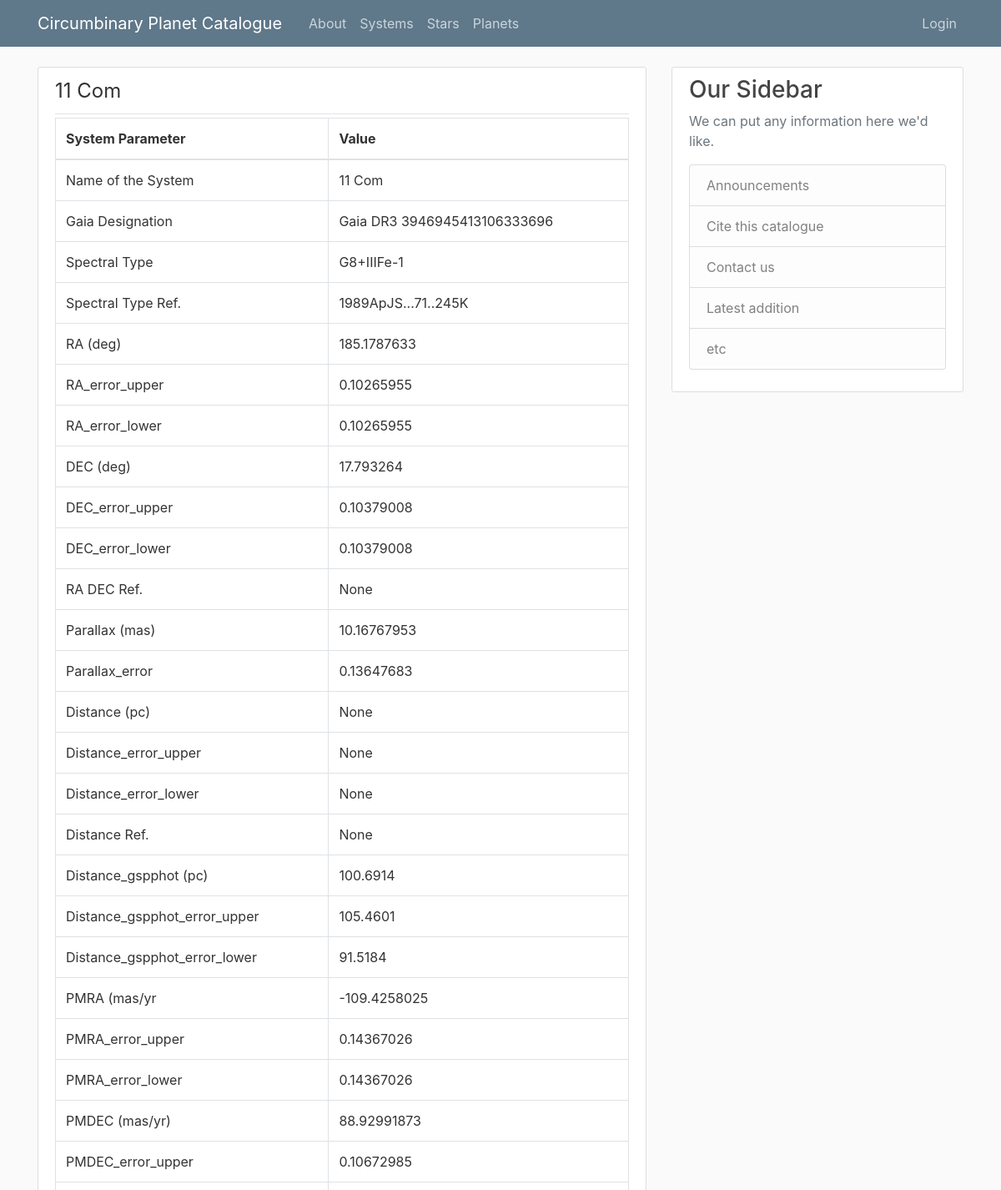
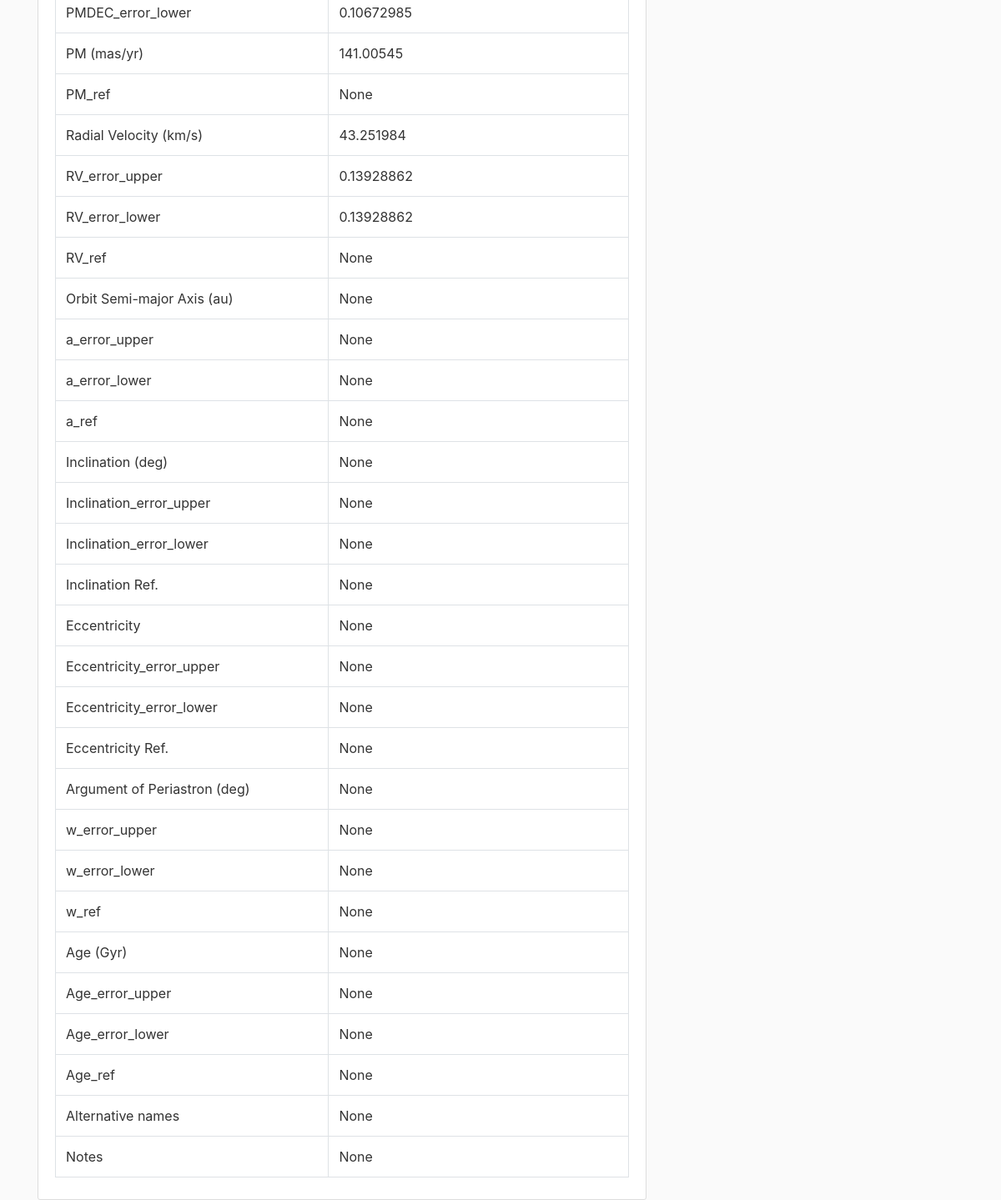
Screenshot of /system/1 with the database file from the repository (2 pictures, top to bottom).
### cpc/models.py (models this page shows, shortened)
class System(db.Model):
    id = db.Column(db.Integer, primary_key=True)
    system_name = db.Column(db.String, nullable=False)
    gaia_id = db.Column(db.String)
    sp_type = db.Column(db.String)
    sp_type_ref = db.Column(db.String)
    ra = db.Column(db.Float)
    ra_error_upper = db.Column(db.Float)
    ra_error_lower = db.Column(db.Float)
    dec = db.Column(db.Float)
    dec_error_upper = db.Column(db.Float)
    dec_error_lower = db.Column(db.Float)
    ra_dec_ref = db.Column(db.Text)
    parallax = db.Column(db.Float)
    parallax_error = db.Column(db.Float)
    distance = db.Column(db.Float)
    distance_error_upper = db.Column(db.Float)
    distance_error_lower = db.Column(db.Float)
    distance_ref = db.Column(db.Text)
    distance_gspphot = db.Column(db.Float)
    distance_gspphot_upper = db.Column(db.Float)
    distance_gspphot_lower = db.Column(db.Float)
    pmra = db.Column(db.Float)
    pmra_error_upper = db.Column(db.Float)
    pmra_error_lower = db.Column(db.Float)
    pmdec = db.Column(db.Float)
    pmdec_error_upper = db.Column(db.Float)
    pmdec_error_lower = db.Column(db.Float)
    pm = db.Column(db.Float)
    pm_ref = db.Column(db.Text)
    radial_velocity = db.Column(db.Float)
    radial_velocity_error_upper = db.Column(db.Float)
    radial_velocity_error_lower = db.Column(db.Float)
    radial_velocity_ref = db.Column(db.Text)
    a = db.Column(db.Float)
    a_error_upper = db.Column(db.Float)
    a_error_lower = db.Column(db.Float)
    a_ref = db.Column(db.Text)
    incl = db.Column(db.Float)
    incl_error_upper = db.Column(db.Float)
    incl_error_lower = db.Column(db.Float)
    incl_ref = db.Column(db.Text)
    e = db.Column(db.Float)
    e_error_upper = db.Column(db.Float)
    e_error_lower = db.Column(db.Float)
    e_ref = db.Column(db.Text)
    w = db.Column(db.Float)
    w_error_upper = db.Column(db.Float)
    w_error_lower = db.Column(db.Float)
    w_ref = db.Column(db.Text)
    age = db.Column(db.Float)
    age_error_upper = db.Column(db.Float)
    age_error_lower = db.Column(db.Float)
    age_ref = db.Column(db.Text)
    alt_names = db.Column(db.String)
    notes = db.Column(db.Text)

### cpc/routes.py (the view)
@app.route("/system/<int:system_id>", methods=['GET', 'POST'])
def system(system_id):
    system = System.query.get_or_404(system_id)
    form = SystemForm(obj=system)
    return render_template('system.html', title=system.system_name, system=system, form=form)

### cpc/templates/system.html (shortened to what this page needs)
{% extends "layout.html" %}
{% block content %}
        <article class="media content-section">
          <div class="media-body">
            <div class="article-metadata">
                <legend class=""> {{ system.system_name }}  </legend>
            </div>
            <table class="table table-bordered">
                <thead>
                  <tr>
                    <th scope="col">System Parameter </th>
                    <th scope="col">Value </th>
                  </tr>
                </thead>
                <tbody>
                    {% for field in form %}
                        {% if field.label.text not in ['Submit', 'CSRF Token'] %}
                        <tr>
                          <td> {{ field.label.text }} </td>
                          <td> {{ field.data }} </td>
                        </tr>
                        {% endif %}
                    {% endfor %}
                </tbody>
              </table>
          </div>
        </article>
{% endblock content %}

### cpc/templates/layout.html (shortened to what this page needs)
<!DOCTYPE html>
<html>
<head>
    <link rel="stylesheet" href="https://maxcdn.bootstrapcdn.com/bootstrap/4.0.0/css/bootstrap.min.css">
    <link rel="stylesheet" type="text/css" href="{{ url_for('static', filename='main.css') }}">
</head>
<body>
    <header class="site-header">
      <nav class="navbar navbar-expand-md navbar-dark bg-steel fixed-top">
        <div class="container">
          <a class="navbar-brand mr-4" href="/"> Circumbinary Planet Catalogue </a>
          <div class="collapse navbar-collapse" id="navbarToggle">
            <div class="navbar-nav mr-auto">
              <a class="nav-item nav-link" href="{{ url_for('about') }}">About</a>
              <a class="nav-item nav-link" href="{{ url_for('systems') }}">Systems</a>
              <a class="nav-item nav-link" href="{{ url_for('stars') }}">Stars</a>
              <a class="nav-item nav-link" href="{{ url_for('planets') }}">Planets</a>
            </div>
            <div class="navbar-nav">
              {% if current_user.is_authenticated %}
              <li class="nav-item dropdown">
                <a class="nav-link dropdown-toggle" id="navbarDropdown" role="button" data-toggle="dropdown" aria-haspopup="true" aria-expanded="false">
                  User Menu
                </a>
              <div class="dropdown-menu"  aria-labelledby="navbarDropdown">
              <a class="dropdown-item" href="{{ url_for('new_system') }}">Add New System</a>
              <a class="dropdown-item" href="{{ url_for('new_star') }}">Add New Star</a>
              <a class="dropdown-item" href="{{ url_for('new_planet') }}">Add New Planet</a>
              <a class="dropdown-item" href="{{ url_for('account') }}">My Account</a>
              <a class="dropdown-item" href="{{ url_for('logout') }}">Log Out</a>
              </div>
          </li>
              {% else %}
                <a class="nav-item nav-link" href="{{ url_for('login') }}">Login</a>
              {% endif %}
            </div>
          </div>
        </div>
      </nav>
    </header>
    <main role="main" class="container">
      <div class="row">
        <div class="col-md-8">
          {% block content %}{% endblock %}
        </div>
        <div class="col-md-4">
          <div class="content-section">
            <h3>Our Sidebar</h3>
            <p class='text-muted'>We can put any information here we'd like.
              <ul class="list-group">
                <li class="list-group-item list-group-item-light">Announcements</li>
                <li class="list-group-item list-group-item-light">Cite this catalogue</li>
                <li class="list-group-item list-group-item-light">Contact us</li>
                <li class="list-group-item list-group-item-light">Latest addition</li>
                <li class="list-group-item list-group-item-light">etc</li>
              </ul>
            </p>
          </div>
        </div>
      </div>
    </main>
</body>
</html>

### cpc/static/main.css (style rules this page uses)
body { background: #fafafa; color: #333333; margin-top: 5rem; }
h1, h2, h3, h4, h5, h6 { color: #444444; }
.bg-steel { background-color: #5f788a; }
.site-header .navbar-nav .nav-link { color: #cbd5db; }
.content-section { background: #ffffff; padding: 10px 20px; border: 1px solid #dddddd; border-radius: 3px; margin-bottom: 20px; }
.article-metadata { padding-bottom: 1px; margin-bottom: 4px; border-bottom: 1px solid #e3e3e3 }

### rows the page displays
System: system_name "11 Com", data "11 Com" "Gaia DR3 3946945413106333696" "G8+IIIFe-1" "1989ApJS...71..245K" "185.1787633" "0.10265955" "0.10265955" "17.793264" "0.10379008" "0.10379008" "10.16767953" "0.13647683" "100.6914" "105.4601" "91.5184" "-109.4258025" "0.14367026" "0.14367026" "88.92991873" "0.10672985" "0.10672985" "141.00545" "43.251984" "0.13928862" "0.13928862"

### other values shown
{{ field.label.text }} "Name of the System" "Gaia Designation" "Spectral Type" "Spectral Type Ref." "RA (deg)" "RA_error_upper" "RA_error_lower" "DEC (deg)" "DEC_error_upper" "DEC_error_lower" "RA DEC Ref." "Parallax (mas)" "Parallax_error" "Distance (pc)" "Distance_error_upper" "Distance_error_lower" "Distance Ref." "Distance_gspphot (pc)" "Distance_gspphot_error_upper" "Distance_gspphot_error_lower" "PMRA (mas/yr" "PMRA_error_upper" "PMRA_error_lower" "PMDEC (mas/yr)" "PMDEC_error_upper" "PMDEC_error_lower" "PM (mas/yr)" "PM_ref" "Radial Velocity (km/s)" "RV_error_upper" "RV_error_lower" "RV_ref" "Orbit Semi-major Axis (au)" "a_error_upper" "a_error_lower" "a_ref" "Inclination (deg)" "Inclination_error_upper" "Inclination_error_lower" "Inclination Ref." "Eccentricity" "Eccentricity_error_upper" "Eccentricity_error_lower" "Eccentricity Ref." "Argument of Periastron (deg)" "w_error_upper" "w_error_lower" "w_ref" "Age (Gyr)" "Age_error_upper" "Age_error_lower" "Age_ref" "Alternative names" "Notes"
{{ field.data }} "None" "None" "None" "None" "None" "None" "None" "None" "None" "None" "None" "None" "None" "None" "None" "None" "None" "None" "None" "None" "None" "None" "None" "None" "None" "None" "None" "None" "None"
